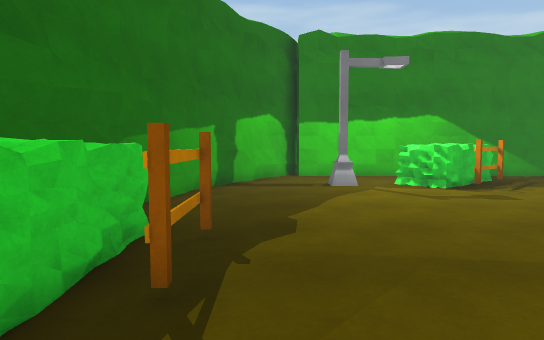
View 1 (above)

20 first-person views from a walk through a Unity game level. The camera is 1.3 m above the floor, tilts 4° down and sees 75° across. The floor is counted in squares, 1 m on a side. Each view is taken from the middle of a square. On the plan, view 1 faces up. The plan holds only what a view shows up to about 15 squares ahead; the rest is blank. The place goes on beyond the plan. The player is left out.

View 2
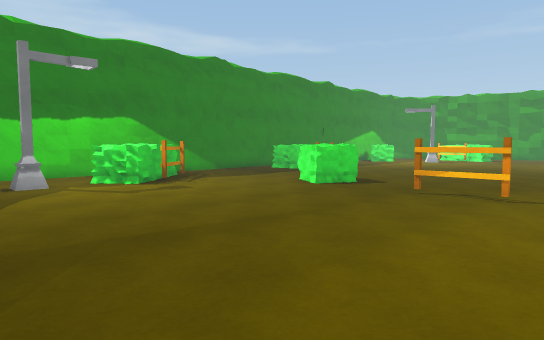

View 3
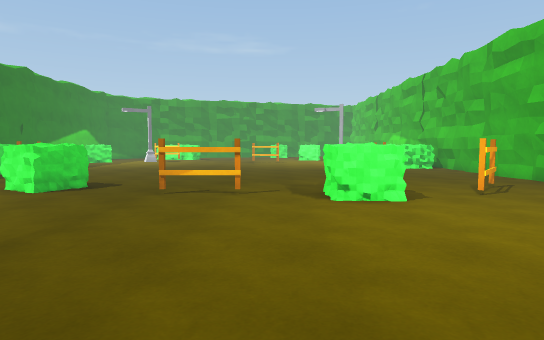

View 4
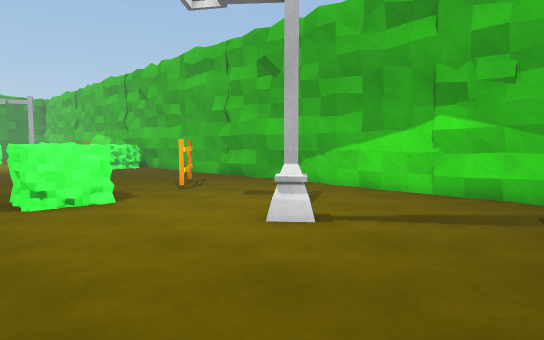

View 5
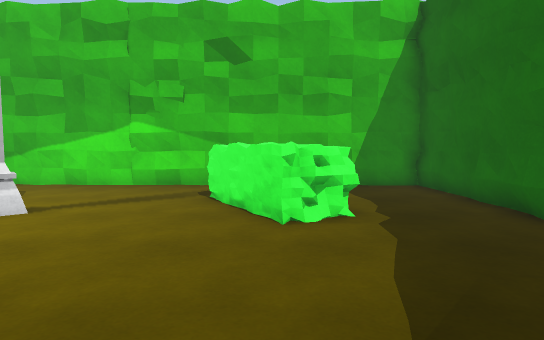

View 6
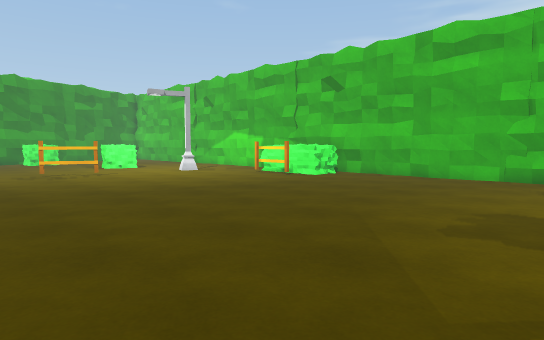

View 7
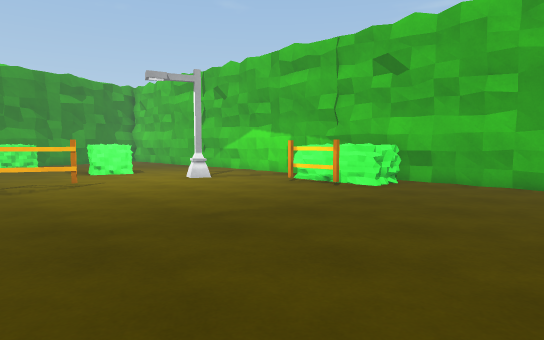

View 8
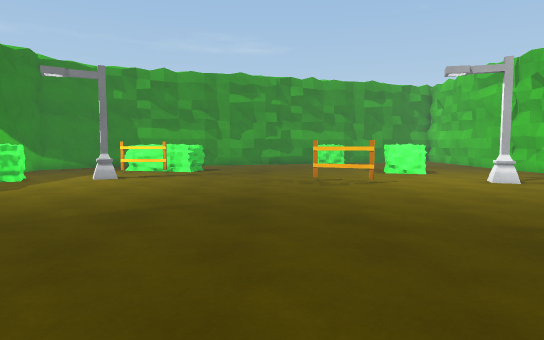

View 9
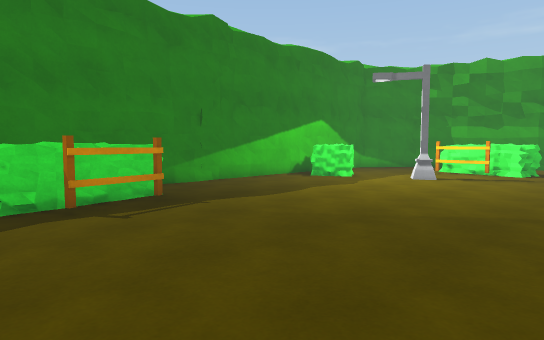

View 10
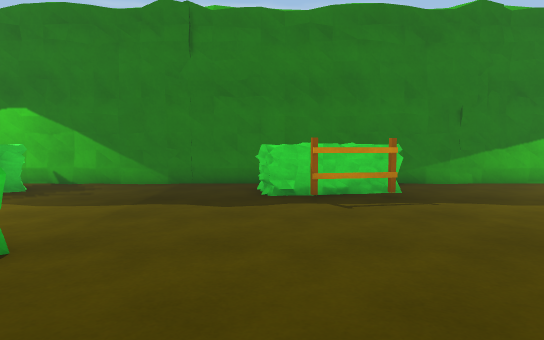

View 11
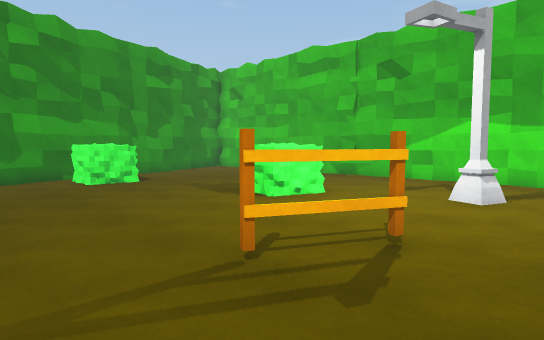

View 12
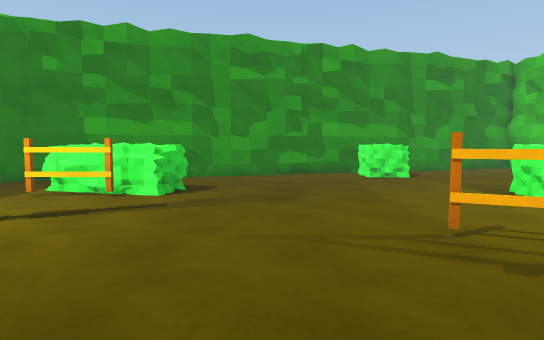

View 13
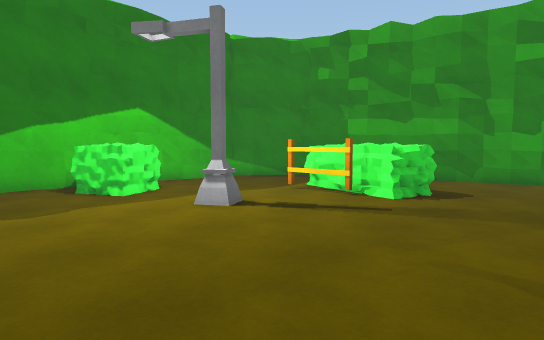

View 14
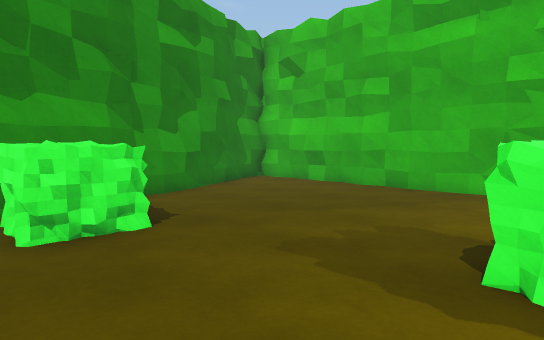

View 15
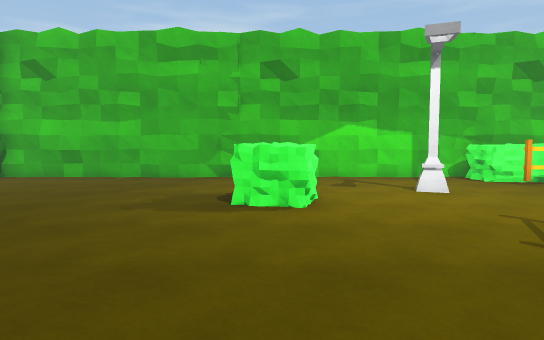

View 16
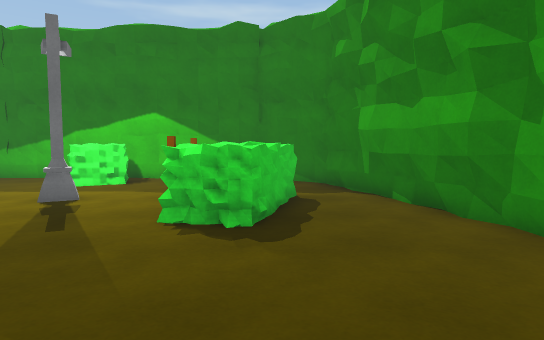

View 17
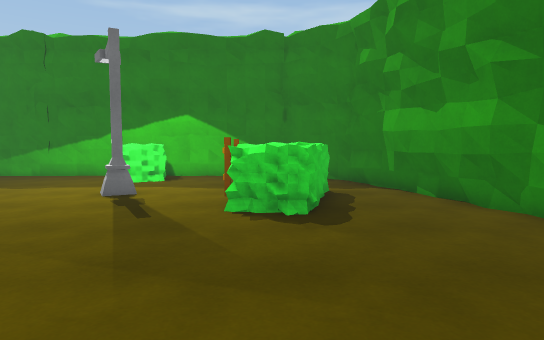

View 18
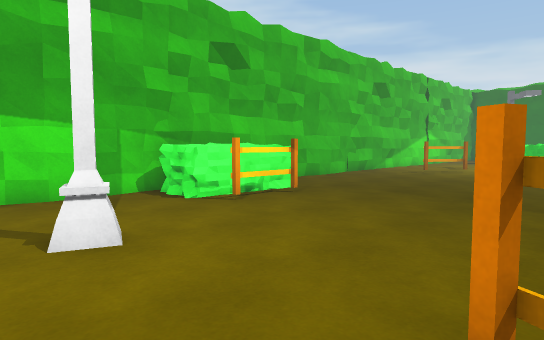

View 19
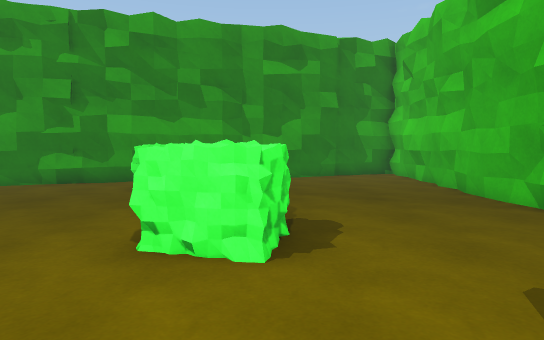

View 20
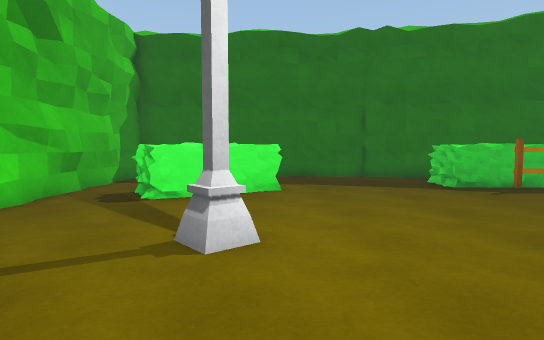

### Floor plan
Key: @ floor where view 1 was taken; # wall or solid block; . floor; B bush; L lamp; F fence.
Columns run from 6 left of view 1 to 42 right of it. Each row starts with its distance up from view 1.
 15       ###################################
 14      ##..... B.......B   .......  ......##
 13      #.....  BB......BBBB.......BBB......#
 12     ##..LLBBBFF......BBFF........B.......##
 11     #...L..BF.........F...................#
 10    ##.............................L..FBBB.#
  9    #..............................L..FBB..#
  8    #............B ...................FBB..##
  7   ##............BBB..................BBB...#
  6   # ............BB.........................#
  5   # BF.....................................##
  4   # BF......................................#
  3  #  BF......................................#
  2  #.BB..........F............................##
  1 ##...............................F...........#
  0 #.....@.........................F.........BBB#
 -1 #.........................................BBB#
 -2 #.............BBB....................B.....B ##
 -3 #.............BBB...................BBB.......#
 -4 #...BB....L.........................BB........#
 -5 #..BBB....LL....................LL............##
 -6 #... BB........FF..............................#
 -7 #... BBB.........F........BFFF.................##
 -8 #.........................BBBB..................#
 -9 ##........................BB B.##......########.#
-10 #################################################

Positions as (right, up) in squares from view 1, and headings:
1: (0, 0), facing up
2: (0, -1), facing up-right
3: (0, 0), facing right
4: (0, 0), facing down-right
5: (-1, 2), facing down
6: (10, 5), facing down-right
7: (14, 3), facing down-right
8: (14, 3), facing right
9: (14, 4), facing up-right
10: (15, 3), facing up
11: (24, 4), facing down-right
12: (22, 4), facing right
13: (23, 3), facing up-right
14: (31, 1), facing down-right
15: (31, 5), facing down
16: (33, 1), facing up
17: (32, 0), facing up
18: (28, 0), facing down-left
19: (26, -4), facing right
20: (9, -4), facing left
